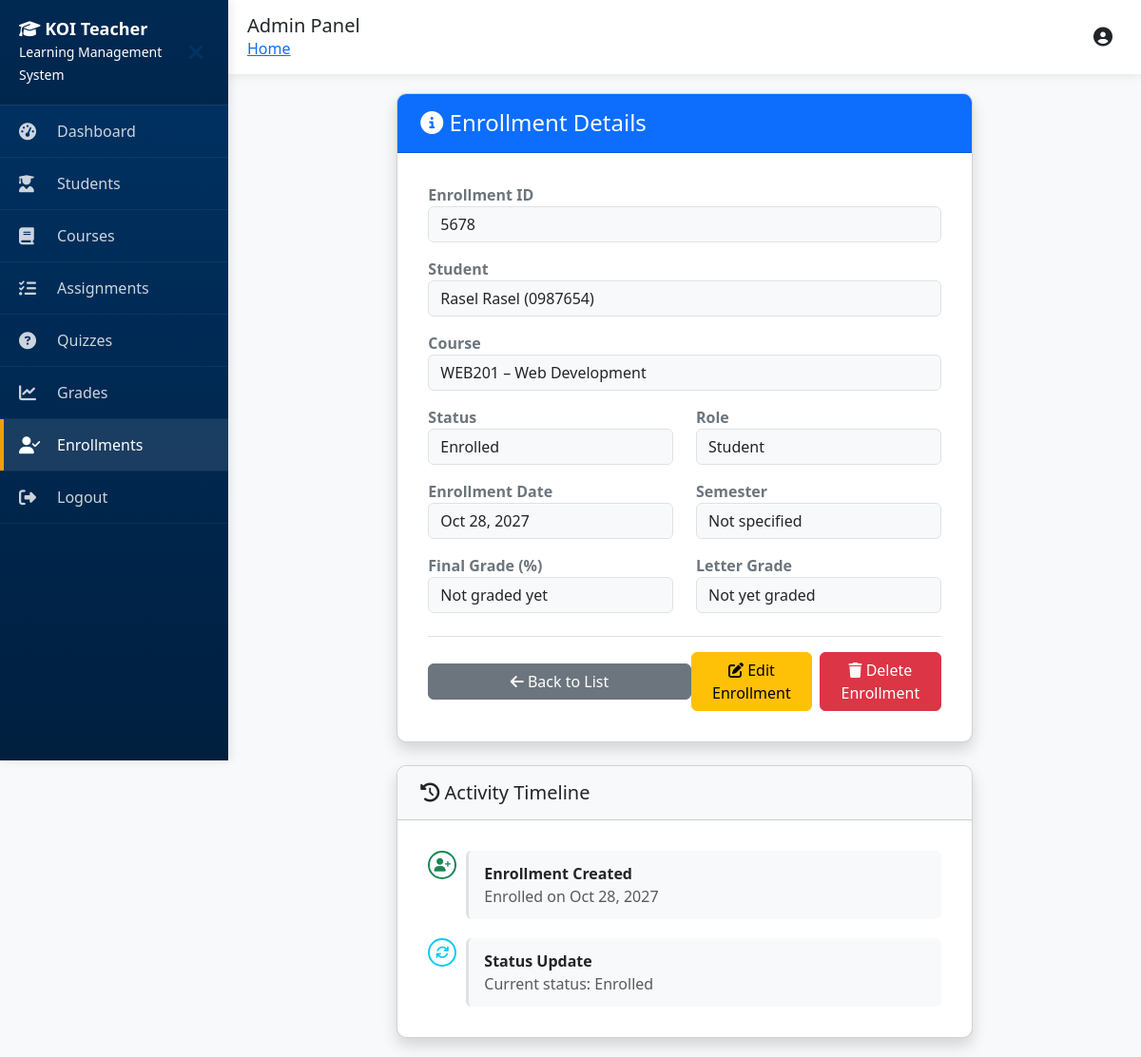
Page /adminapp/enrollments/20/ on the earlier database version.
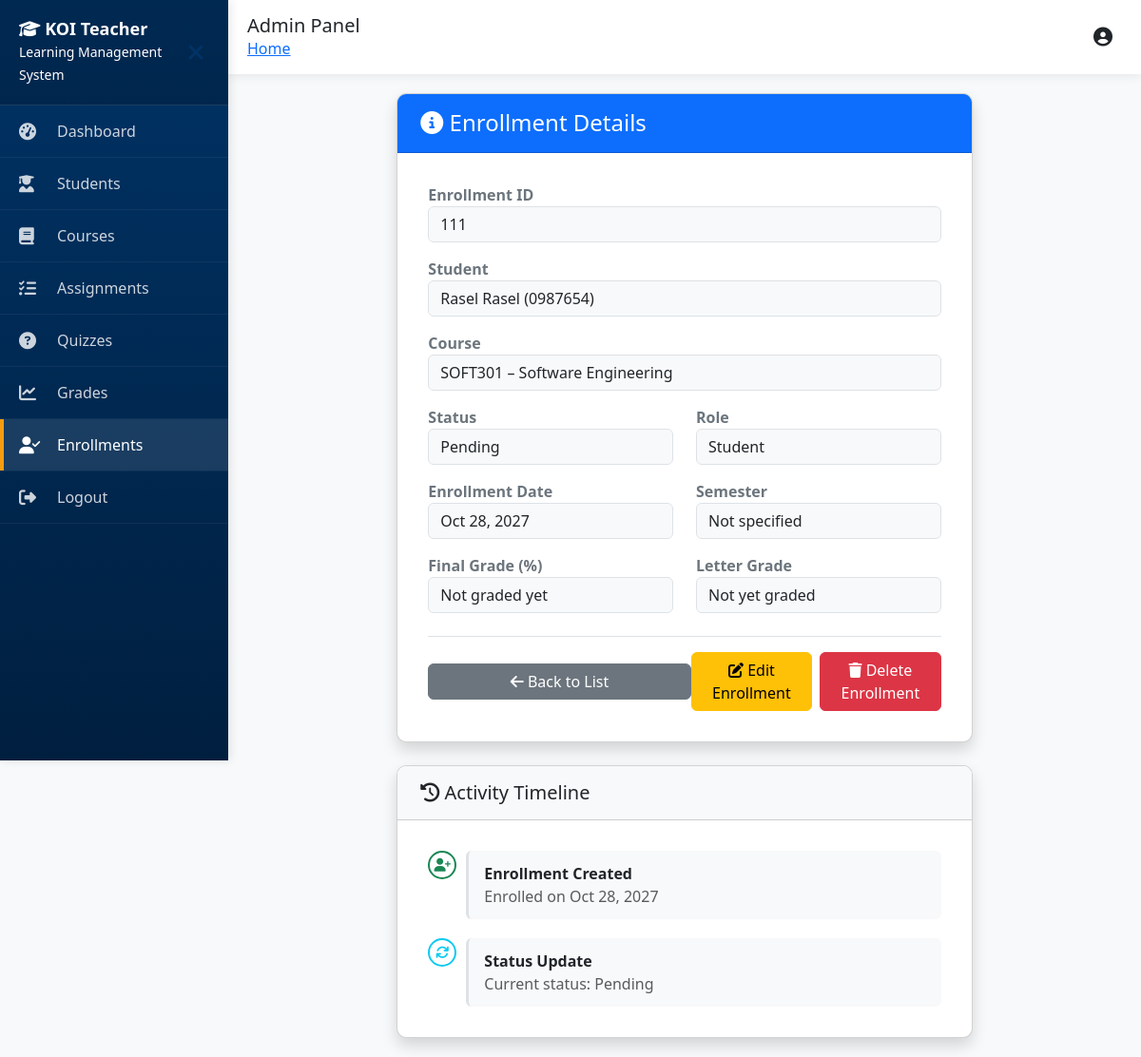
Same page on the later database version.
### lms_core/models.py (models this page shows, shortened)
class Enrollment(models.Model):
    enrollment_id = models.CharField(max_length=20, unique=True)
    student = models.ForeignKey(Student, on_delete=models.CASCADE, related_name='enrollments')
    course = models.ForeignKey(Course, on_delete=models.CASCADE, related_name='enrollments')
    enrollment_date = models.DateField()
    role = models.CharField(max_length=20, default='Student')
    status = models.CharField(max_length=20, default='Enrolled')
    final_grade = models.DecimalField(max_digits=5, decimal_places=2, null=True, blank=True)
    class Meta:
        unique_together = ['student', 'course']
        ordering = ['-enrollment_date']

class Student(models.Model):
    user = models.OneToOneField(User, on_delete=models.CASCADE, related_name='student_profile')
    student_id = models.CharField(max_length=20, unique=True)
    phone = models.CharField(max_length=20, blank=True)
    date_of_birth = models.DateField(null=True, blank=True)
    program = models.CharField(max_length=100)
    enrollment_date = models.DateField(default=timezone.now)  # <- default added
    status = models.CharField(max_length=20, default='Active')
    gpa = models.DecimalField(max_digits=3, decimal_places=2, default=0.0)
    address = models.TextField(blank=True)
    postcode = models.CharField(max_length=10, blank=True)
    state = models.CharField(max_length=10, blank=True)
    international = models.BooleanField(default=False)
    scholarship = models.BooleanField(default=False)
    class Meta:
        ordering = ['student_id']

class Course(models.Model):
    course_id = models.CharField(max_length=50, unique=True)
    course_code = models.CharField(max_length=20)
    course_name = models.CharField(max_length=200)
    instructor = models.CharField(max_length=100)
    term = models.CharField(max_length=50)
    level = models.IntegerField()
    credits = models.IntegerField()
    department = models.CharField(max_length=50)
    max_students = models.IntegerField(default=50)
    enrolled_count = models.IntegerField(default=0)
    mode = models.CharField(max_length=20, default='On-campus')
    start_date = models.DateField()
    end_date = models.DateField()
    description = models.TextField()
    class Meta:
        ordering = ['course_code', 'term']

### adminapp/views.py (the view)
# urls.py: path("enrollments/<int:pk>/", views.enrollment_detail, name="enrollment_detail"),
def enrollment_detail(request, pk):
    enrollment = Enrollment.objects.get(pk=pk)
    return render(request, "adminapp/enrollments/detail.html", {"enrollment": enrollment})

### adminapp/templates/adminapp/enrollments/detail.html (shortened to what this page needs)
{% extends 'adminapp/base.html' %}
{% load static %}
{% block content %}
<div class="row justify-content-center">
    <div class="col-12 col-lg-10 col-xl-8">
        <div class="card shadow mb-4">
            <div class="card-header bg-primary text-white">
                <h4 class="mb-0">
                    <i class="fas fa-info-circle"></i> Enrollment Details
                </h4>
            </div>
            <div class="card-body">
                <div class="mb-3">
                    <label class="fw-bold text-secondary">Enrollment ID</label>
                    <div class="form-control bg-light">{{ enrollment.enrollment_id }}</div>
                </div>
                <div class="mb-3">
                    <label class="fw-bold text-secondary">Student</label>
                    <div class="form-control bg-light">
                        {{ enrollment.student.user.get_full_name }}
                        ({{ enrollment.student.student_id }})
                    </div>
                </div>
                <div class="mb-3">
                    <label class="fw-bold text-secondary">Course</label>
                    <div class="form-control bg-light">
                        {{ enrollment.course.course_code }} – {{ enrollment.course.course_name }}
                    </div>
                </div>
                <div class="row mb-3">
                    <div class="col-12 col-md-6 mb-3 mb-md-0">
                        <label class="fw-bold text-secondary">Status</label>
                        <div class="form-control bg-light">{{ enrollment.status }}</div>
                    </div>
                    <div class="col-12 col-md-6">
                        <label class="fw-bold text-secondary">Role</label>
                        <div class="form-control bg-light">{{ enrollment.role }}</div>
                    </div>
                </div>
                <div class="row mb-3">
                    <div class="col-12 col-md-6">
                        <label class="fw-bold text-secondary">Enrollment Date</label>
                        <div class="form-control bg-light">
                            {{ enrollment.enrollment_date|date:"M d, Y" }}
                        </div>
                    </div>
                    <div class="col-12 col-md-6 mt-3 mt-md-0">
                        <label class="fw-bold text-secondary">Semester</label>
                        <div class="form-control bg-light">
                            {{ enrollment.course.semester|default:"Not specified" }}
                        </div>
                    </div>
                </div>
                <div class="row mb-3">
                    <div class="col-12 col-md-6 mb-3 mb-md-0">
                        <label class="fw-bold text-secondary">Final Grade (%)</label>
                        <div class="form-control bg-light">
                            {% if enrollment.final_grade %}
                                {{ enrollment.final_grade }}%
                            {% else %}
                                Not graded yet
                            {% endif %}
                        </div>
                    </div>
                    <div class="col-12 col-md-6">
                        <label class="fw-bold text-secondary">Letter Grade</label>
                        <div class="form-control bg-light">
                            {% if enrollment.final_grade %}
                                {% if enrollment.final_grade >= 85 %}HD - High Distinction
                                {% elif enrollment.final_grade >= 75 %}D - Distinction
                                {% elif enrollment.final_grade >= 65 %}C - Credit
                                {% elif enrollment.final_grade >= 50 %}P - Pass
                                {% else %}F - Fail{% endif %}
                            {% else %}
                                Not yet graded
                            {% endif %}
                        </div>
                    </div>
                </div>
                <div class="d-flex flex-column flex-md-row justify-content-between align-items-center mt-4 pt-3 border-top">
                    <a href="{% url 'enrollment_list' %}" class="btn btn-secondary mb-3 mb-md-0 w-100 w-md-auto">
                        <i class="fas fa-arrow-left"></i> Back to List
                    </a>
                    <div class="d-flex flex-column flex-md-row gap-2 w-100 w-md-auto">
                        <a href="{% url 'enrollment_edit' enrollment.pk %}" class="btn btn-warning w-100 w-md-auto">
                            <i class="fas fa-edit"></i> Edit Enrollment
                        </a>
                        <a href="{% url 'enrollment_delete' enrollment.pk %}" class="btn btn-danger w-100 w-md-auto">
                            <i class="fas fa-trash"></i> Delete Enrollment
                        </a>
                    </div>
                </div>
            </div>
        </div>
        <div class="card shadow">
            <div class="card-header bg-light">
                <h5 class="mb-0"><i class="fas fa-history"></i> Activity Timeline</h5>
            </div>
            <div class="card-body">
                <div class="timeline">
                    <div class="timeline-item">
                        <i class="fas fa-user-plus text-success"></i>
                        <div class="timeline-content">
                            <div class="fw-bold">Enrollment Created</div>
                            <div class="text-muted">Enrolled on {{ enrollment.enrollment_date|date:"M d, Y" }}</div>
                        </div>
                    </div>
                    <div class="timeline-item">
                        <i class="fas fa-sync text-info"></i>
                        <div class="timeline-content">
                            <div class="fw-bold">Status Update</div>
                            <div class="text-muted">Current status: {{ enrollment.status }}</div>
                        </div>
                    </div>
                </div>
            </div>
        </div>
    </div>
</div>
{% endblock %}

### adminapp/templates/adminapp/base.html (shortened to what this page needs)
<!DOCTYPE html>
<html lang="en">
<head>
    <link href="https://cdn.jsdelivr.net/npm/bootstrap@5.3.0/dist/css/bootstrap.min.css" rel="stylesheet">
    <link rel="stylesheet" href="https://cdnjs.cloudflare.com/ajax/libs/font-awesome/6.4.0/css/all.min.css">
</head>
<body>
    <div class="sidebar" id="sidebar">
        <div class="sidebar-header">
            <div>
                <h4><i class="fas fa-graduation-cap"></i> KOI Teacher</h4>
                <small>Learning Management System</small>
            </div>
            <button class="menu-toggle d-none d-md-block" id="sidebarToggle">
                <i class="fas fa-times"></i>
            </button>
        </div>
        <ul class="sidebar-menu">
            <li>
                <a href="{% url 'admin_dashboard' %}" class="{% if request.resolver_match.url_name == 'admin_dashboard' %}active{% endif %}">
                    <i class="fas fa-tachometer-alt"></i>
                    <span>Dashboard</span>
                </a>
            </li>
            <li>
                <a href="{% url 'student_list' %}" class="{% if 'student' in request.path %}active{% endif %}">
                    <i class="fas fa-user-graduate"></i>
                    <span>Students</span>
                </a>
            </li>
            <li>
                <a href="{% url 'course_list' %}" class="{% if 'course' in request.path %}active{% endif %}">
                    <i class="fas fa-book"></i>
                    <span>Courses</span>
                </a>
            </li>
            <li>
                <a href="{% url 'assignment_list' %}" class="{% if 'assignment' in request.path %}active{% endif %}">
                    <i class="fas fa-tasks"></i>
                    <span>Assignments</span>
                </a>
            </li>
            <li>
                <a href="{% url 'quiz_list' %}" class="{% if 'quiz' in request.path %}active{% endif %}">
                    <i class="fas fa-question-circle"></i>
                    <span>Quizzes</span>
                </a>
            </li>
            <li>
                <a href="{% url 'grade_list' %}" class="{% if 'grade' in request.path %}active{% endif %}">
                    <i class="fas fa-chart-line"></i>
                    <span>Grades</span>
                </a>
            </li>
            <li>
                <a href="{% url 'enrollment_list' %}" class="{% if 'enrollment' in request.path %}active{% endif %}">
                    <i class="fas fa-user-check"></i>
                    <span>Enrollments</span>
                </a>
            </li>
            <li>
                <a href="{% url 'admin_logout' %}">
                    <i class="fas fa-sign-out-alt"></i>
                    <span>Logout</span>
                </a>
            </li>
        </ul>
    </div>
    <div class="main-content" id="mainContent">
        <div class="top-navbar">
            <div class="d-flex align-items-center">
                <div>
                    <h5 class="mb-0">{% block page_title %}Admin Panel{% endblock %}</h5>
                    <nav aria-label="breadcrumb">
                        <ol class="breadcrumb mb-0">
                            <li class="breadcrumb-item"><a href="{% url 'admin_dashboard' %}">Home</a></li>
                        </ol>
                    </nav>
                </div>
            </div>
            <div class="user-info">
                <i class="fas fa-user-circle"></i>
            </div>
        </div>
        <div class="content-area">
            {% block content %}{% endblock %}
        </div>
    </div>
</body>
</html>

### adminapp/templates/adminapp/base.html (style rules this page uses)
:root { --primary-color: #003366; --secondary-color: #2980b9; --success-color: #27ae60; --danger-color: #c0392b; --warning-color: #f39c12; --light-bg: #f8f9fa; --sidebar-width: 260px; --sidebar-collapsed-width: 70px; }
* { margin: 0; padding: 0; box-sizing: border-box; }
body { font-family: 'Segoe UI', Tahoma, Geneva, Verdana, sans-serif; background-color: var(--light-bg); overflow-x: hidden; }
.sidebar { position: fixed; top: 0; left: 0; height: 100vh; width: var(--sidebar-width); background: linear-gradient(180deg, var(--primary-color) 0%, #001f3f 100%); color: white; overflow-y: auto; z-index: 1050; box-shadow: 2px 0 10px rgba(0,0,0,0.1); transition: all 0.3s ease; }
.sidebar-header { padding: 20px; background: rgba(0,0,0,0.2); border-bottom: 1px solid rgba(255,255,255,0.1); display: flex; align-items: center; justify-content: space-between; min-height: 80px; }
.sidebar-header h4 { margin: 0; font-weight: 600; color: white; font-size: 18px; white-space: nowrap; overflow: hidden; text-overflow: ellipsis; }
.sidebar-menu { padding: 0; margin: 0; list-style: none; }
.sidebar-menu li { border-bottom: 1px solid rgba(255,255,255,0.05); }
.sidebar-menu a { display: flex; align-items: center; padding: 15px 20px; color: rgba(255,255,255,0.8); text-decoration: none; transition: all 0.3s; white-space: nowrap; }
.sidebar-menu a:hover, .sidebar-menu a.active { background: rgba(255,255,255,0.1); color: white; border-left: 4px solid var(--warning-color); padding-left: 16px; }
.sidebar-menu i { width: 30px; font-size: 18px; flex-shrink: 0; }
.sidebar-menu span { margin-left: 10px; transition: opacity 0.3s; }
.main-content { margin-left: var(--sidebar-width); min-height: 100vh; transition: all 0.3s ease; }
.top-navbar { background: white; padding: 15px 20px; box-shadow: 0 2px 10px rgba(0,0,0,0.08); display: flex; justify-content: space-between; align-items: center; position: sticky; top: 0; z-index: 1040; min-height: 70px; }
.content-area { padding: 20px; }
.menu-toggle { display: none; background: none; border: none; color: var(--primary-color); font-size: 24px; cursor: pointer; padding: 5px; }
.breadcrumb { background: none; padding: 0; margin: 0; flex-wrap: nowrap; }
.breadcrumb-item { white-space: nowrap; }
.user-info { display: flex; align-items: center; gap: 10px; }
.user-info i { font-size: 20px; }
@media (max-width: 1279px) and (min-width: 992px) { .sidebar { width: 240px; } }
@media (max-width: 1279px) and (min-width: 992px) { .main-content { margin-left: 240px; } }

### adminapp/templates/adminapp/enrollments/detail.html (style rules this page uses)
.timeline { position: relative; padding-left: 40px; }
.timeline-item { position: relative; padding-bottom: 20px; }
.timeline-item:last-child { padding-bottom: 0; }
.timeline-item i { position: absolute; left: -40px; width: 30px; height: 30px; border-radius: 50%; display: flex; align-items: center; justify-content: center; background: white; border: 2px solid currentColor; font-size: 14px; }
.timeline-content { background: #f8f9fa; padding: 12px 16px; border-radius: 6px; border-left: 3px solid #dee2e6; }
@media (min-width: 992px) { .card { border-radius: 10px; overflow: hidden; } }
@media (min-width: 992px) { .card-header { padding: 1rem 1.5rem; } }
@media (min-width: 992px) { .card-body { padding: 1.5rem; } }
@media (min-width: 992px) { .btn { min-width: 120px; } }
@media (min-width: 1200px) { .card-body { padding: 2rem; } }

Differences in the rows shown:
changed Enrollment "Student": enrollment_id "5678" → "111"; course.course_code "WEB201" → "SOFT301"; course.course_name "Web Development" → "Software Engineering"; status "Enrolled" → "Pending"
